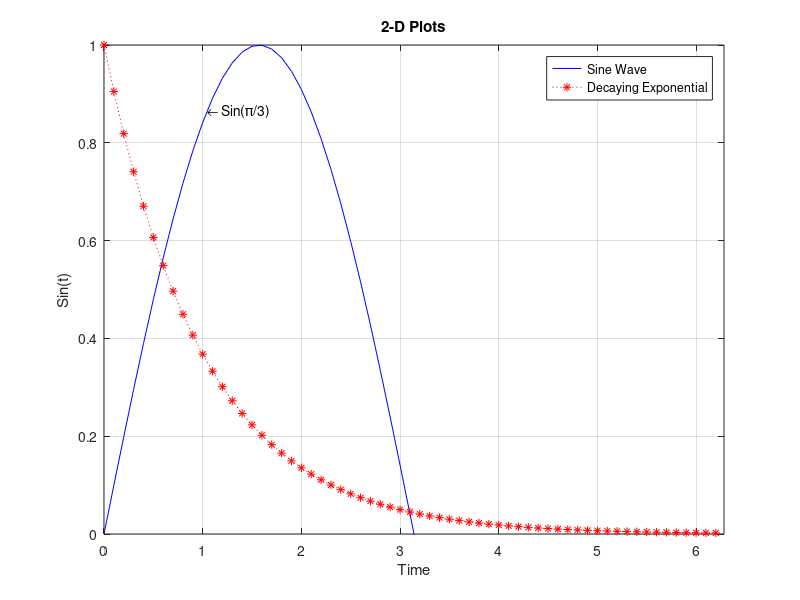

Write MATLAB code to recreate this figure.
echo on
clear all
clf

x = 0:.1:2*pi;
y = sin(x);
plot(x,y,'b')
grid on
hold on
plot(x,exp(-x),'r:*')
axis([0 2*pi 0 1])

title ('2-D Plots')
ylabel ('Sin(t)')
xlabel ('Time')
text(pi/3,sin(pi/3),'\leftarrow Sin(\pi/3)')
legend('Sine Wave', 'Decaying Exponential')

echo off